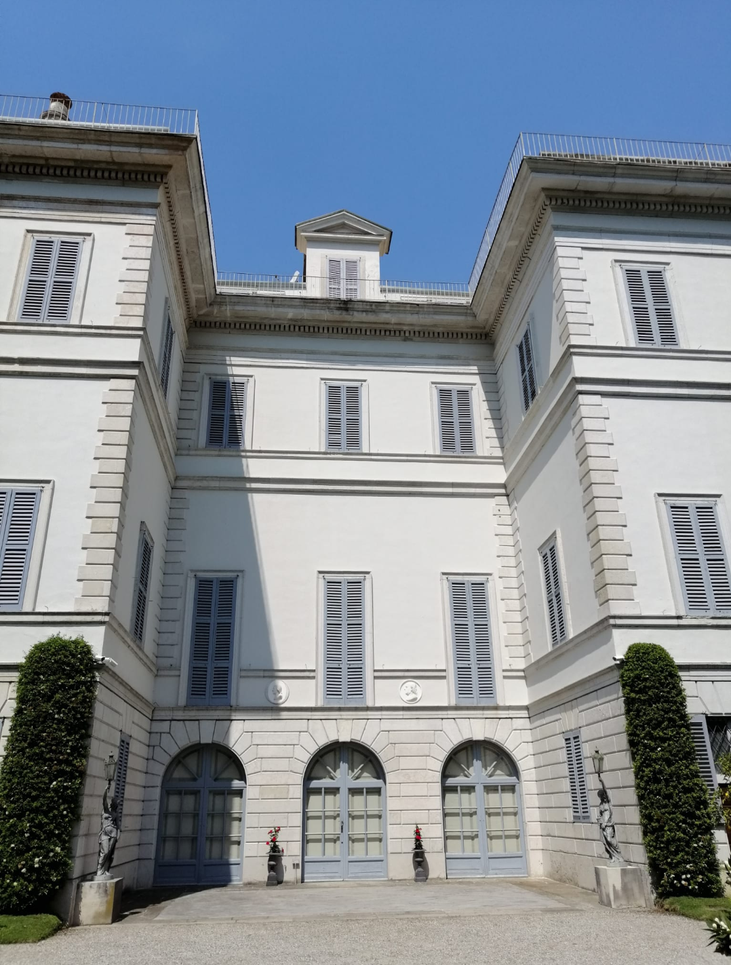
%> input picture Computer Vision/Homework/MATLAB/Villa image 2.png, 731 x 965 px, shrunk from 1078 x 1424 before the run
$ octave Edge_detecting.m   (GNU Octave 9; MATLAB toolbox functions it lacks are replaced by stand-ins)
%> lines starting %> are read from the running program, lines starting %| are printed output that depends on the picture; in (x1, y1, x2, y2) boxes, pixels count from 0 and x2, y2 are one past the last pixel; in counts of white or black regions, pixels touching at a corner belong together; the program's own positions count from 1
close all
clear
clc

THRESHOLD = 0.25;

disp('differentiating filters')
diffx=[1 -1]
diffy = diffx'

%smoothing filters Sobel
sx=[1 2 1 ; 1 2 1];
sy=sx';

% Build Sobel derivative filters
disp('derivative filters Sobel')
dx=conv2(sy,diffx)
dy=conv2(sx,diffy)

I =imread("Villa image 2.png");
%> I is the input picture: size 965x731x3 uint8; mean R, G, B 130.4, 139.6, 148.8
figure(1), imshow(I),title('Original image');
y = im2double(I);
y = im2gray(y);
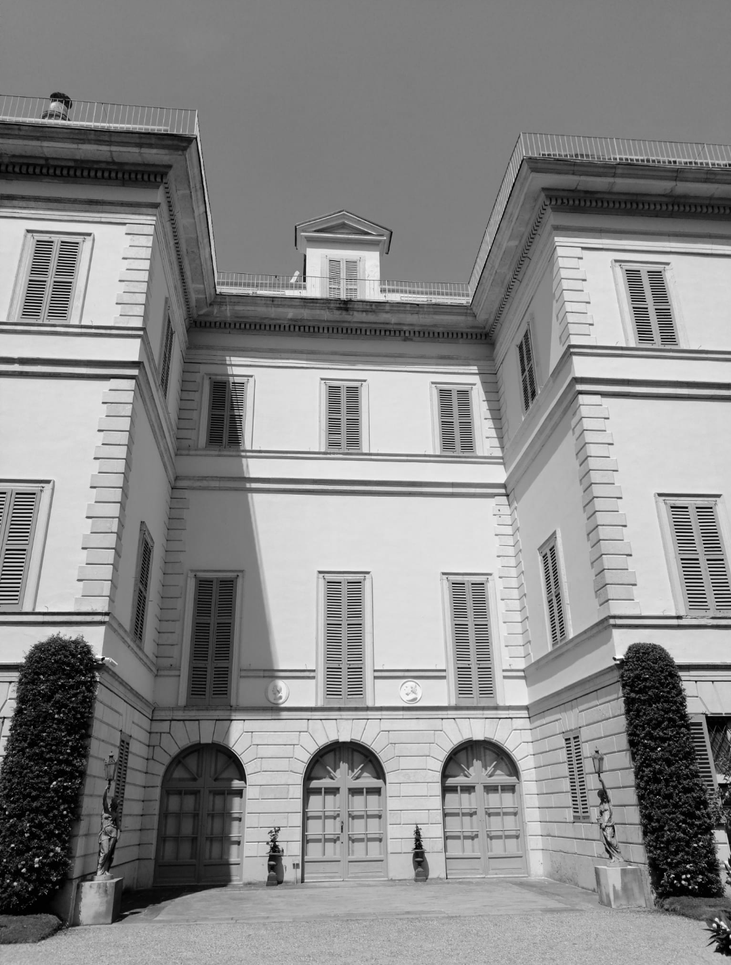
%> y: size 965x731 double; min 0, max 1, mean 0.541

% compute gradient components (horizontal and vertical derivatives)
Gx=conv2(y , dx , 'same');
Gy=conv2(y , dy , 'same');
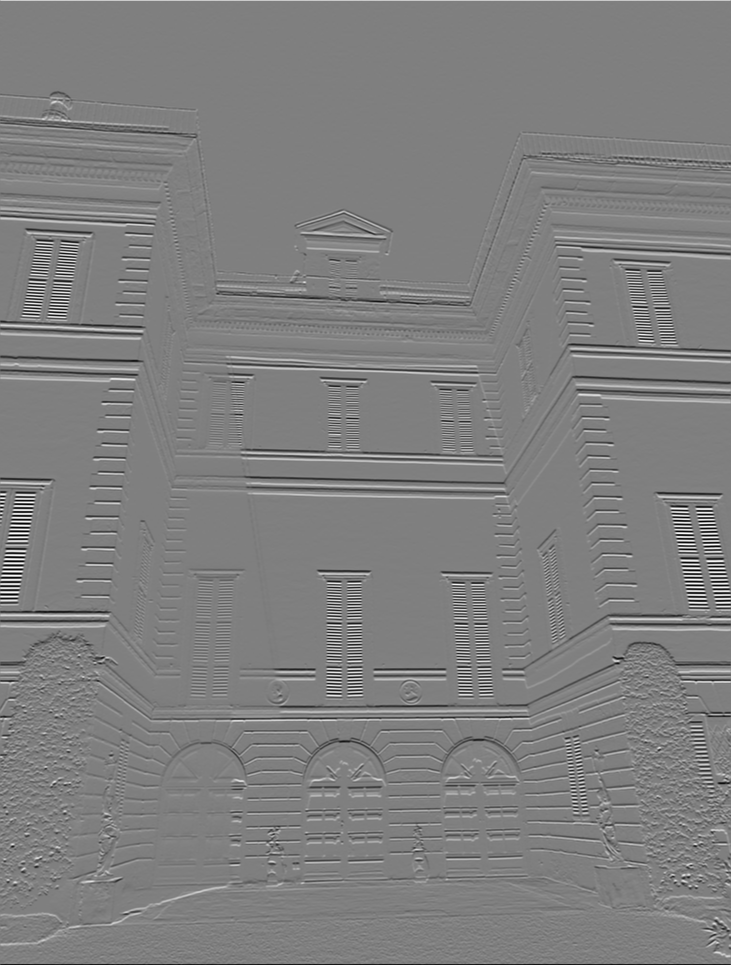
%> Gy: size 965x731 double; min -3.45, max 3.45, mean 0.000773; drawn with min black and max white

% Gradient Norm
M=sqrt(Gx.^2 + Gy.^2);
M = M >= THRESHOLD;
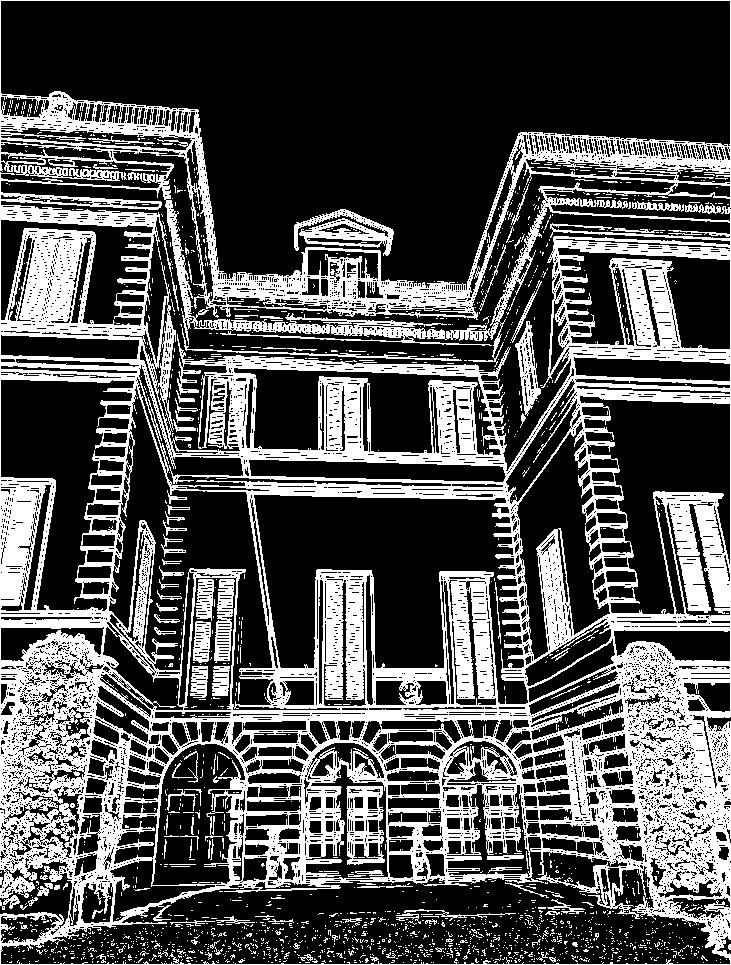
%> M: size 965x731 logical; 31.8% white; 1895 white regions (1769 under 20 px), largest, box (x1, y1, x2, y2) and area: (0, 0, 731, 965) 202908, (294, 209, 394, 256) 1955, (346, 786, 385, 865) 1692

figure(2),imshow(M,[]),title('Edge Detected with Sobel');

% build the gradient image as a two plane image: the first plane contains horizontal derivatives, the second plane the
% vertical ones
Grad=zeros(size(y,1),size(y,2),2);
Grad(:,:,1)=Gx;
Grad(:,:,2)=Gy;

% compute Gradient norm
Norm_Grad = sqrt(Grad(: , : , 1) .^ 2 + Grad(: , : , 2) .^ 2);
BORDER = 3;

% remove boundaries as these are affected by zero padding
Norm_Grad(1 : BORDER, :) = 0;
%> Norm_Grad: size 965x731 double; min 0, max 3.51, mean 0.304
Norm_Grad(end - BORDER : end, :) = 0;
%> Norm_Grad: size 965x731 double; min 0, max 3.51, mean 0.301
Norm_Grad(:, 1 : BORDER) = 0;
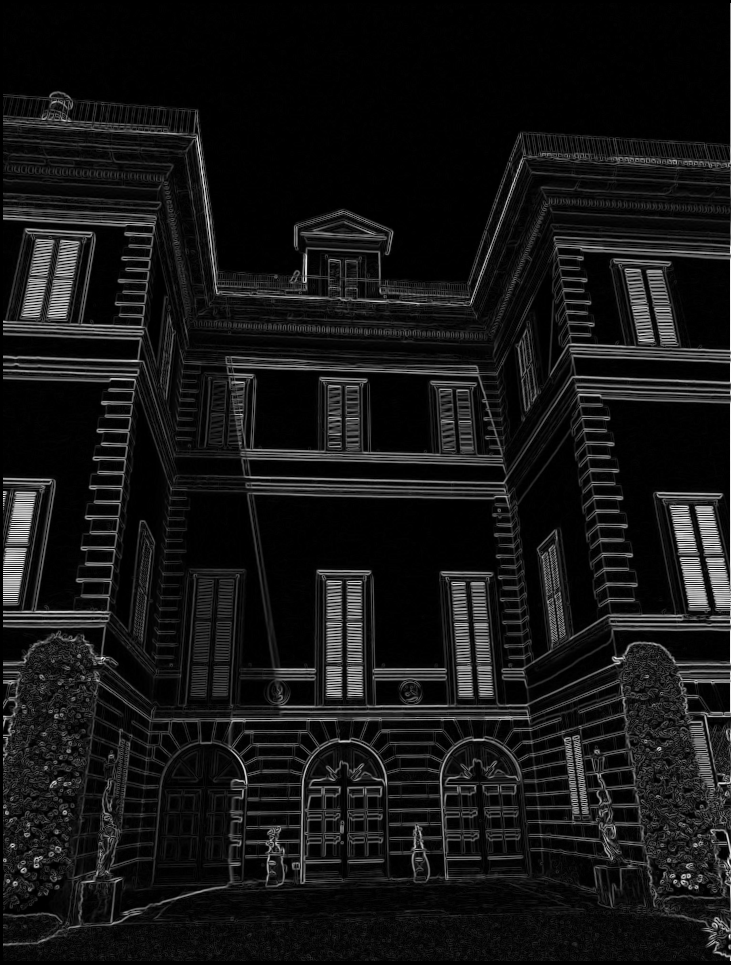
%> Norm_Grad: size 965x731 double; min 0, max 3.51, mean 0.296; drawn with min black and max white
Norm_Grad(:, end - BORDER : end) = 0;
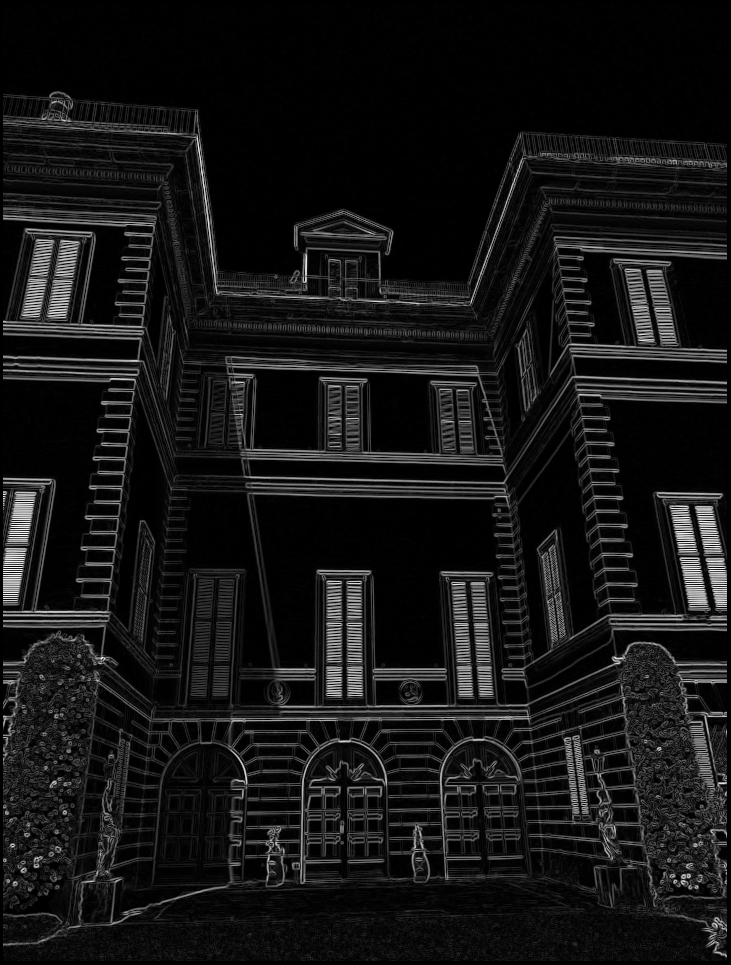
%> Norm_Grad: size 965x731 double; 0.54% of pixels changed, all inside (x1, y1, x2, y2) = (727, 3, 731, 961); drawn with min black and max white

% we change the sign of the derivative because the y axis is "increasing downwards", since in Matlab it correspodns to the row index
Dir_Grad=atand(- sign(Grad(:,:,1)).*Grad(:,:,2) ./(abs(Grad(:,:,1))+eps));
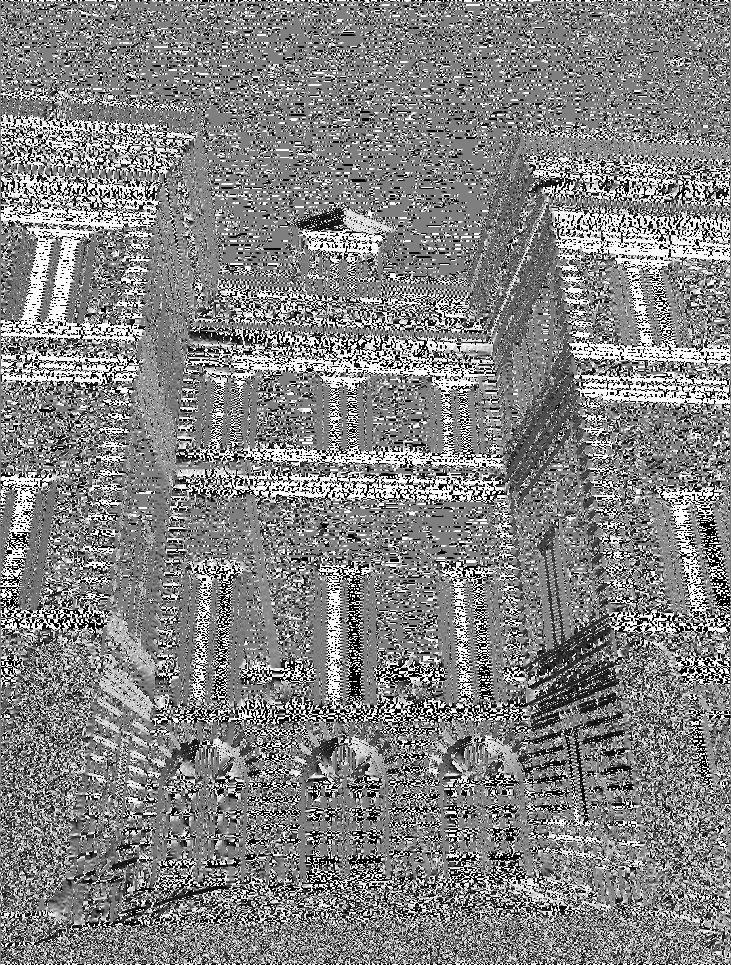
%> Dir_Grad: size 965x731 double; min -90, max 90, mean 2.7; drawn with min black and max white

figure(3),imshow(Norm_Grad,[]),title('Norm');
figure(4),imshow(Dir_Grad,[]),title('Directions');
